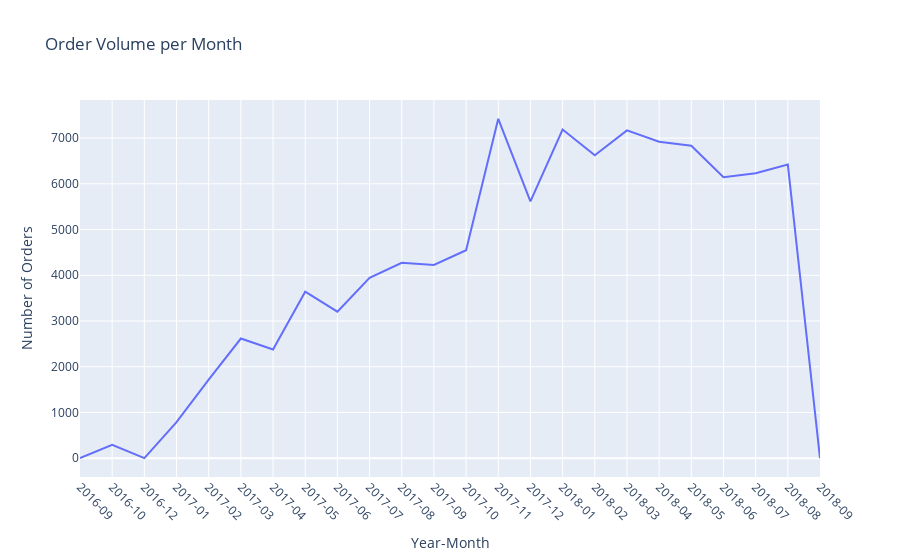

Notebook cell for this chart:
### Code cell
fig = px.line(
    df_monthly,
    x='purchase_timestamp',
    y='total_orders',
    title='Order Volume per Month',
    labels={'purchase_timestamp': 'Year-Month', 'total_orders': 'Number of Orders'}
)
fig.update_xaxes(type='category', tickangle=45)
fig.update_layout(hovermode='x unified')
fig.show()

### Figure 1 — Plotly figure (JSON) as saved in the notebook; plotly's stock layout.template omitted (floating-point values rounded to 4 significant figures)
{"data": [{"hovertemplate": "Year-Month=%{x}<br>Number of Orders=%{y}<extra></extra>", "legendgroup": "", "line": {"color": "#636efa", "dash": "solid"}, "marker": {"symbol": "circle"}, "mode": "lines", "name": "", "orientation": "v", "showlegend": false, "type": "scatter", "x": ["2016-09", "2016-10", "2016-12", "2017-01", "2017-02", "2017-03", "2017-04", "2017-05", "2017-06", "2017-07", "2017-08", "2017-09", "2017-10", "2017-11", "2017-12", "2018-01", "2018-02", "2018-03", "2018-04", "2018-05", "2018-06", "2018-07", "2018-08", "2018-09"], "xaxis": "x", "y": [2, 293, 1, 787, 1718, 2617, 2377, 3640, 3205, 3946, 4272, 4227, 4547, 7421, 5618, 7187, 6624, 7168, 6919, 6833, 6145, 6233, 6421, 1], "yaxis": "y"}], "layout": {"hovermode": "x unified", "legend": {"tracegroupgap": 0}, "title": {"text": "Order Volume per Month"}, "xaxis": {"anchor": "y", "domain": [0, 1], "tickangle": 45, "title": {"text": "Year-Month"}, "type": "category"}, "yaxis": {"anchor": "x", "domain": [0, 1], "title": {"text": "Number of Orders"}}}}
